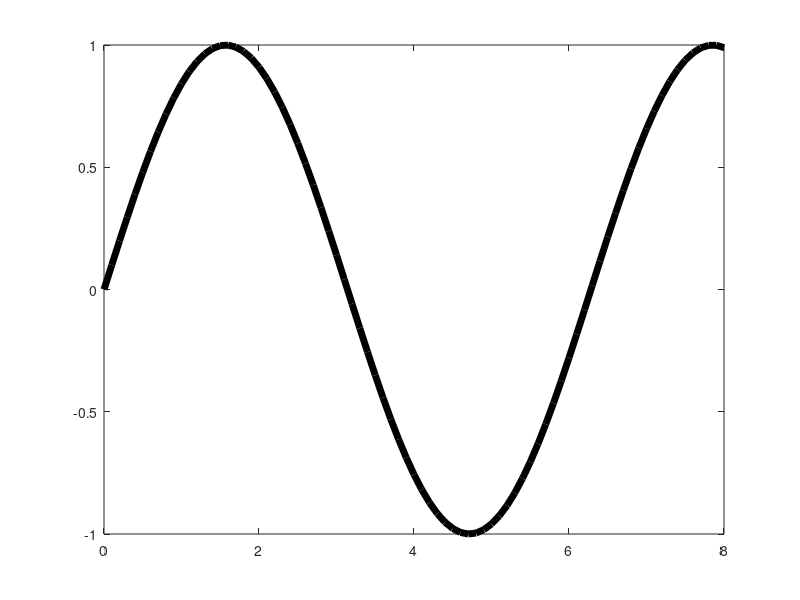

This figure's MATLAB source:
clear all; close all;clc

%% Function roots

% fun = @(x) cos(x);
fun = @sin;
x0 = 5;


t = 0:0.1:8;
plot(t,sin(t),'k','LineWidth',5, 'MarkerSize',10);
x = fzero(fun,x0); % f(x) = 0, This finds the roots of the function.
% fminsearch finds the minimum value of the function at a given intial
% guess
fmin_search = fminsearch(fun,x0); % f(fmin_search) = minimum value
fmin_bnd = fminbnd(fun,2,6);

% finding the max
fun_negative = @(x) -fun(x);
[max,fmax]= fminsearch(fun_negative,x0);
abs(fmax);


%% Diagonals

x = [1 2 3 4 ;
    5 1 6 7;
    8 9 1 10;
    11 12 13 1];

xx = [1 3;1 2];

s = cond(xx);
d = det(xx);
   
  
z = diag(x);
y = diag(diag(x));

%% Line prog

clear all; 

A = [1 8/3; 1 1; 2 0; -1 0; 0 -1];
b = [4;2;3;0;0];
c = [-2;-1];
u = [0;0];
%  [x,f,flag] = linprog(c,A,b,[],[],[],u)






